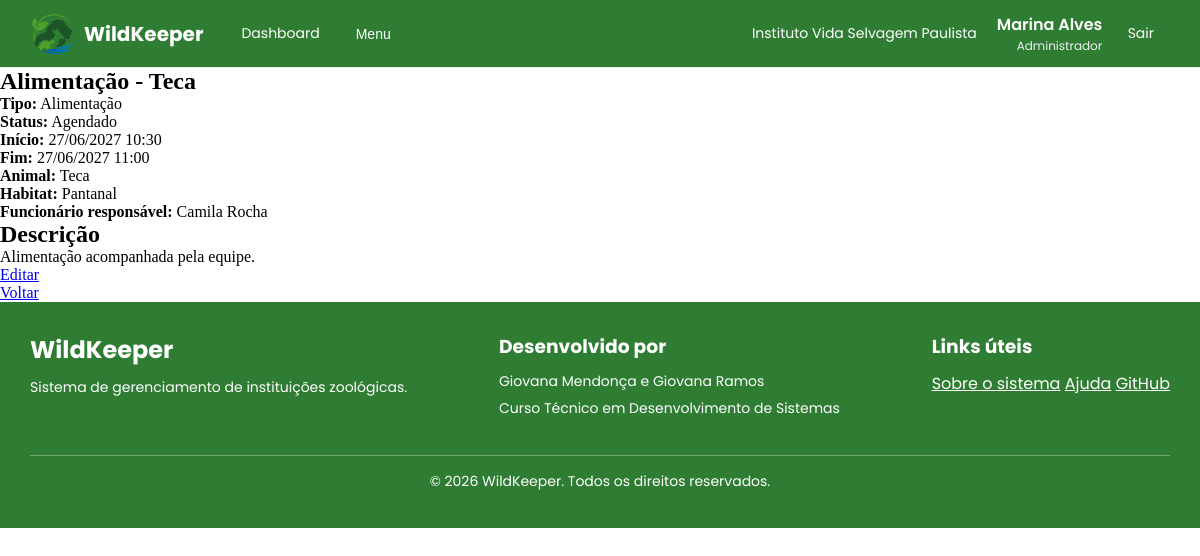
The page /src/eventos/mostrar_evento.php?id=86 (signed in) on the database its author committed.
### tables this page shows
CREATE TABLE
    IF NOT EXISTS eventos (
        id INT PRIMARY KEY AUTO_INCREMENT,
        titulo VARCHAR(255) NOT NULL,
        descricao TEXT,
        tipo ENUM (
            'Consulta',
            'Vacinação',
            'Alimentação',
            'Manutenção',
            'Transferência',
            'Outro'
        ),
        data_inicio DATETIME NOT NULL,
        data_fim DATETIME NOT NULL,
        animal_id INT DEFAULT NULL,
        habitat_id INT DEFAULT NULL,
        funcionario_id INT NOT NULL,
        status ENUM (
            'Agendado',
            'Em andamento',
            'Concluído',
            'Cancelado'
        ) DEFAULT 'Agendado',
        instituicao_id INT NOT NULL,
        FOREIGN KEY (animal_id) REFERENCES animais (id),
        FOREIGN KEY (habitat_id) REFERENCES habitats (id),
        FOREIGN KEY (funcionario_id) REFERENCES users (id),
        FOREIGN KEY (instituicao_id) REFERENCES instituicoes (id),
        created_at TIMESTAMP DEFAULT CURRENT_TIMESTAMP,
        updated_at TIMESTAMP DEFAULT CURRENT_TIMESTAMP ON UPDATE CURRENT_TIMESTAMP
    );

CREATE TABLE
    IF NOT EXISTS animais (
        id INT PRIMARY KEY AUTO_INCREMENT,
        nome VARCHAR(100) NOT NULL,
        sexo ENUM ('Masculino', 'Feminino', 'Indeterminado'),
        data_nascimento DATE DEFAULT NULL,
        data_chegada DATE DEFAULT NULL,
        peso DECIMAL(10, 3) NOT NULL,  
        altura DECIMAL(10, 3) NOT NULL,  
        microchip VARCHAR(20) NOT NULL UNIQUE,
        observacoes TEXT,
        especie_id INT NOT NULL,
        habitat_id INT NOT NULL,
        status_id INT NOT NULL,
        saude_status_id INT NOT NULL,
        instituicao_id INT NOT NULL,
        FOREIGN KEY (especie_id) REFERENCES especies (id),
        FOREIGN KEY (habitat_id) REFERENCES habitats (id),
        FOREIGN KEY (status_id) REFERENCES status_animais (id),
        FOREIGN KEY (saude_status_id) REFERENCES saude_status (id),
        FOREIGN KEY (instituicao_id) REFERENCES instituicoes (id),
        created_at TIMESTAMP DEFAULT CURRENT_TIMESTAMP,
        updated_at TIMESTAMP DEFAULT CURRENT_TIMESTAMP ON UPDATE CURRENT_TIMESTAMP
    );

CREATE TABLE
    IF NOT EXISTS habitats (
        id INT PRIMARY KEY AUTO_INCREMENT,
        nome VARCHAR(50) NOT NULL,
        descricao TEXT NOT NULL,
        bioma VARCHAR(50) NOT NULL,
        temperatura DECIMAL(5, 2) NOT NULL,  
        umidade DECIMAL(5, 2) NOT NULL,  
        capacidade INT NOT NULL,  
        status ENUM ('Ativo', 'Em manutenção', 'Interditado') DEFAULT 'Ativo',
        instituicao_id INT NOT NULL,
        FOREIGN KEY (instituicao_id) REFERENCES instituicoes (id),
        created_at TIMESTAMP DEFAULT CURRENT_TIMESTAMP,
        updated_at TIMESTAMP DEFAULT CURRENT_TIMESTAMP ON UPDATE CURRENT_TIMESTAMP
    );

CREATE TABLE
    IF NOT EXISTS users (
        id INT PRIMARY KEY AUTO_INCREMENT,
        nome VARCHAR(100) NOT NULL,
        cpf VARCHAR(14) NOT NULL UNIQUE,
        data_nascimento DATE NOT NULL,
        genero ENUM (
            'Masculino',
            'Feminino',
            'Não-binário',
            'Outro',
            'Prefiro não informar'
        ) NOT NULL,
        telefone VARCHAR(20) NOT NULL UNIQUE,
        email VARCHAR(100) NOT NULL UNIQUE,
        senha_hash VARCHAR(255) NOT NULL,
        cargo_id INT NOT NULL,
        status ENUM ('Ativo', 'Férias', 'Afastado', 'Desligado') DEFAULT 'Ativo',
        instituicao_id INT NOT NULL,
        FOREIGN KEY (cargo_id) REFERENCES cargos (id),
        FOREIGN KEY (instituicao_id) REFERENCES instituicoes (id),
        created_at TIMESTAMP DEFAULT CURRENT_TIMESTAMP,
        updated_at TIMESTAMP DEFAULT CURRENT_TIMESTAMP ON UPDATE CURRENT_TIMESTAMP
    );

### src/includes/autenticacao.php (called while the page is built, shortened)
<?php
function nivelMinimo($nivel) {
    return $_SESSION['nivel'] >= $nivel;
}

### src/eventos/mostrar_evento.php (the view, shortened to what this page needs)
<?php
include "../includes/autenticacao.php";
$eventoId = trim($_GET['id'] ?? '');
$sql = "SELECT
    eventos.id,
    eventos.titulo,
    eventos.descricao,
    eventos.tipo,
    eventos.data_inicio,
    eventos.data_fim,
    eventos.status,
    eventos.animal_id,
    eventos.habitat_id,
    animais.nome AS animal_nome,
    habitats.nome AS habitat_nome,
    eventos.funcionario_id,
    users.nome AS funcionario_nome
FROM eventos
LEFT JOIN animais ON animais.id = eventos.animal_id
LEFT JOIN habitats ON habitats.id = eventos.habitat_id
INNER JOIN users ON users.id = eventos.funcionario_id
WHERE eventos.id = ? AND eventos.instituicao_id = ?";
$stmt = $conexao->prepare($sql);
$stmt->bind_param("ii", $eventoId, $_SESSION['instituicao_id']);
$stmt->execute();
$result = $stmt->get_result();
$evento = $result->fetch_assoc();
?>
<!DOCTYPE html>
<html lang="pt-br">
<head>
    <link rel="stylesheet" href="../../assets/css/reset.css">
    <link rel="stylesheet" href="../../assets/css/dashboard_global.css">
</head>
<body>
    <?php include "../includes/dashboard-header.php" ?>
    <main>
        <section>
            <h1><?= htmlspecialchars($evento['titulo']) ?></h1>
            <p>
                <strong>Tipo:</strong>
                <?= htmlspecialchars($evento['tipo']) ?>
            </p>
            <p>
                <strong>Status:</strong>
                <?= htmlspecialchars($evento['status']) ?>
            </p>
            <p>
                <strong>Início:</strong>
                <?= date("d/m/Y H:i", strtotime($evento['data_inicio'])) ?>
            </p>
            <p>
                <strong>Fim:</strong>
                <?= date("d/m/Y H:i", strtotime($evento['data_fim'])) ?>
            </p>
            <p>
                <strong>Animal:</strong>
                <?= $evento['animal_nome'] ? htmlspecialchars($evento['animal_nome']) : "Evento geral" ?>
            </p>
            <p>
                <strong>Habitat:</strong>
                <?= $evento['habitat_nome'] ? htmlspecialchars($evento['habitat_nome']) : "Evento geral" ?>
            </p>
            <p>
                <strong>Funcionário responsável:</strong>
                <?= htmlspecialchars($evento['funcionario_nome']) ?>
            </p>
            <article>
                <h2>Descrição</h2>
                <?php if (!empty($evento['descricao'])): ?>
                    <p><?= nl2br(htmlspecialchars($evento['descricao'])) ?></p>
                <?php else: ?>
                    <p>Nenhuma descrição cadastrada.</p>
                <?php endif; ?>
            </article>
            <?php if (nivelMinimo(40)): ?>
                <a href="editar_evento.php?id=<?= $eventoId ?>">Editar</a>
            <?php endif; ?>
            <br>
            <a href="index.php">Voltar</a>
        </section>
    </main>
    <?php include "../includes/dashboard-footer.php" ?>
</body>
</html>

### assets/css/dashboard_global.css (style rules this page uses)
:root { --verde-principal: #2E7D32; --verde-claro: #81C784; --azul: #1565C0; --cinza: #ECEFF1; --branco: #FFFFFF; --erro-sair: #D32F2F; --sucesso: #388E3C; --texto: #263238; }

### rows shown on the page
eventos: titulo "Alimentação - Teca", tipo "Alimentação", status "Agendado", data_inicio "27/06/2027 10:30", data_fim "27/06/2027 11:00", animal.nome "Teca", habitat.nome "Pantanal", funcionario.nome "Camila Rocha", descricao "Alimentação acompanhada pela equipe."

### other values the page prints
$_SESSION['instituicao_nome'] "Instituto Vida Selvagem Paulista"
$_SESSION['nome'] "Marina Alves"
$_SESSION['cargo_nome'] "Administrador"
